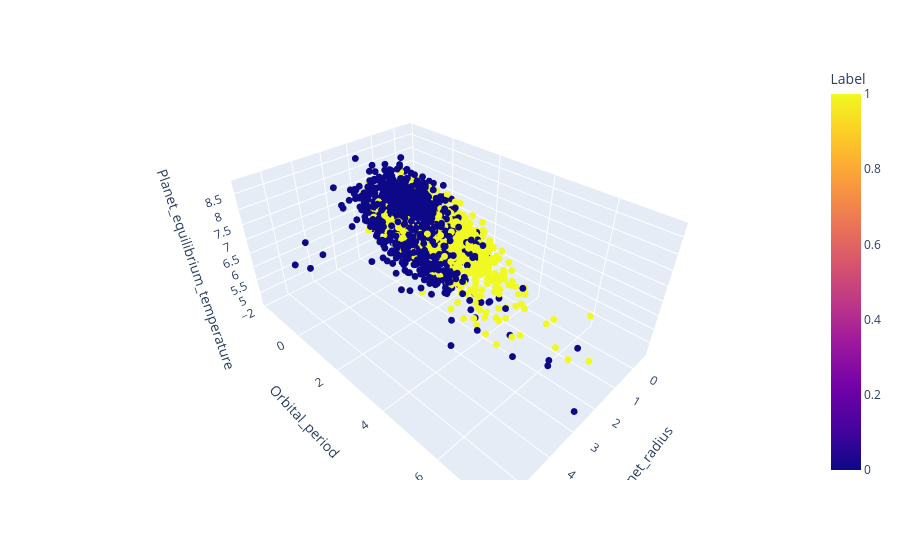

The notebook cell this image was saved under:
### Markdown cell above
Using a plotly 3d scatter plot, we can identify relationship and check if the two classes are separable.

### Code cell
fig = px.scatter_3d(
    df,
    x = 'Planet_radius', 
    y = 'Orbital_period', 
    z = 'Planet_equilibrium_temperature',
    color='Label', 
)

fig.update_traces(marker = dict(size=4))

fig.show()

### Figure 1 — Plotly figure (JSON) as saved in the notebook; plotly's stock layout.template omitted (floating-point values rounded to 4 significant figures; data arrays with more than 128 entries replaced by an {"elided": "..."} marker saying what was removed)
{"data": [{"hovertemplate": "Planet_radius=%{x}<br>Orbital_period=%{y}<br>Planet_equilibrium_temperature=%{z}<br>Label=%{marker.color}<extra></extra>", "legendgroup": "", "marker": {"color": {"elided": "2524 int values"}, "coloraxis": "coloraxis", "size": 4, "symbol": "circle"}, "mode": "markers", "name": "", "scene": "scene", "showlegend": false, "type": "scatter3d", "x": {"elided": "2524 float values"}, "y": {"elided": "2524 float values"}, "z": {"elided": "2524 float values"}}], "layout": {"coloraxis": {"colorbar": {"title": {"text": "Label"}}, "colorscale": [[0, "#0d0887"], [0.1111, "#46039f"], [0.2222, "#7201a8"], [0.3333, "#9c179e"], [0.4444, "#bd3786"], [0.5556, "#d8576b"], [0.6667, "#ed7953"], [0.7778, "#fb9f3a"], [0.8889, "#fdca26"], [1, "#f0f921"]]}, "legend": {"tracegroupgap": 0}, "margin": {"t": 60}, "scene": {"domain": {"x": [0, 1], "y": [0, 1]}, "xaxis": {"title": {"text": "Planet_radius"}}, "yaxis": {"title": {"text": "Orbital_period"}}, "zaxis": {"title": {"text": "Planet_equilibrium_temperature"}}}}}
